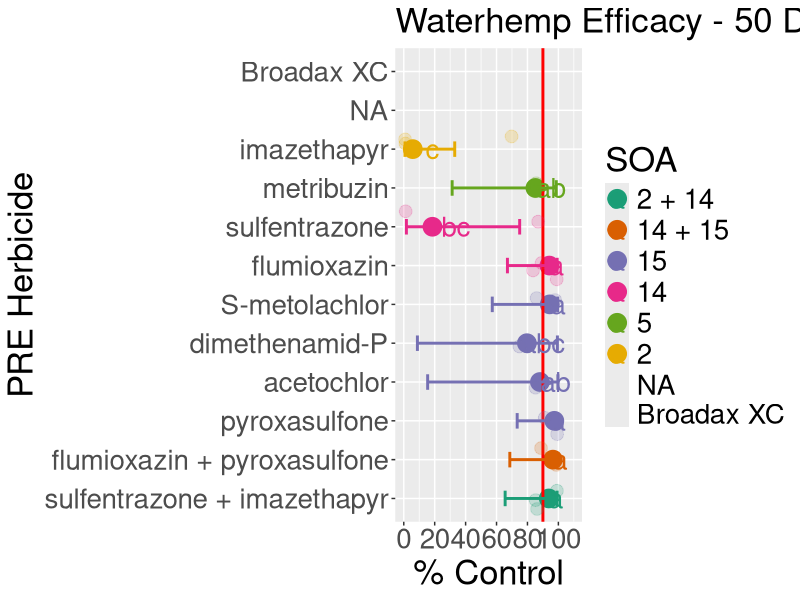
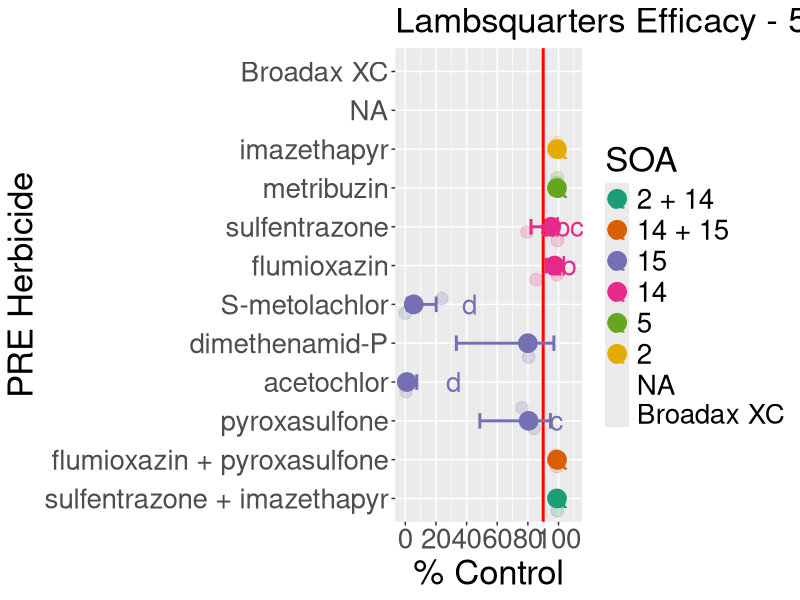
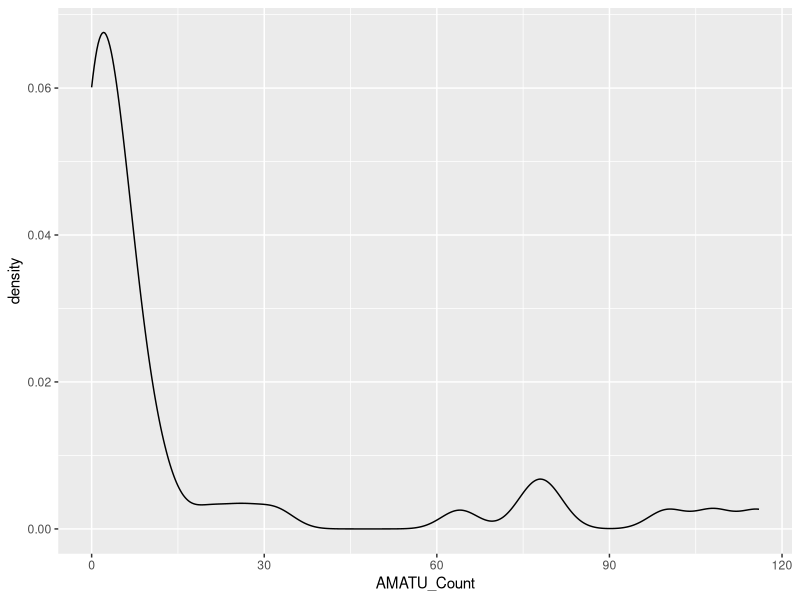
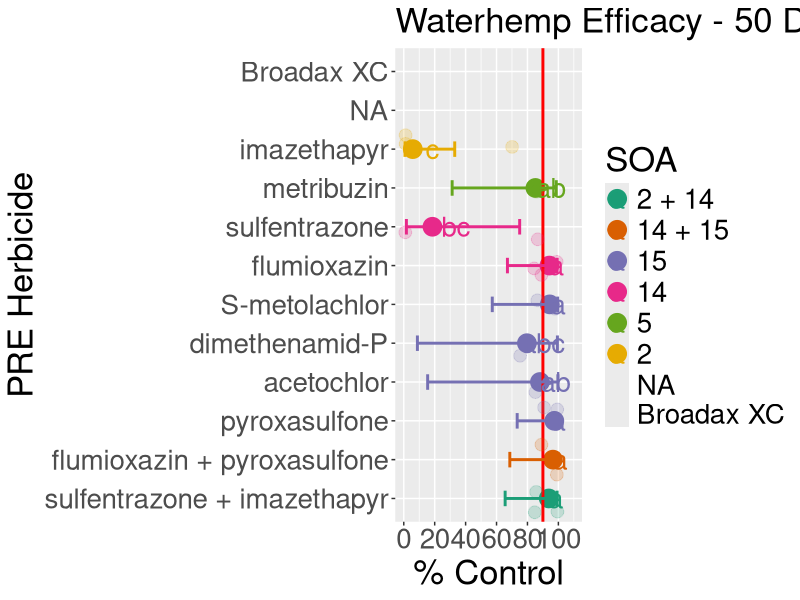
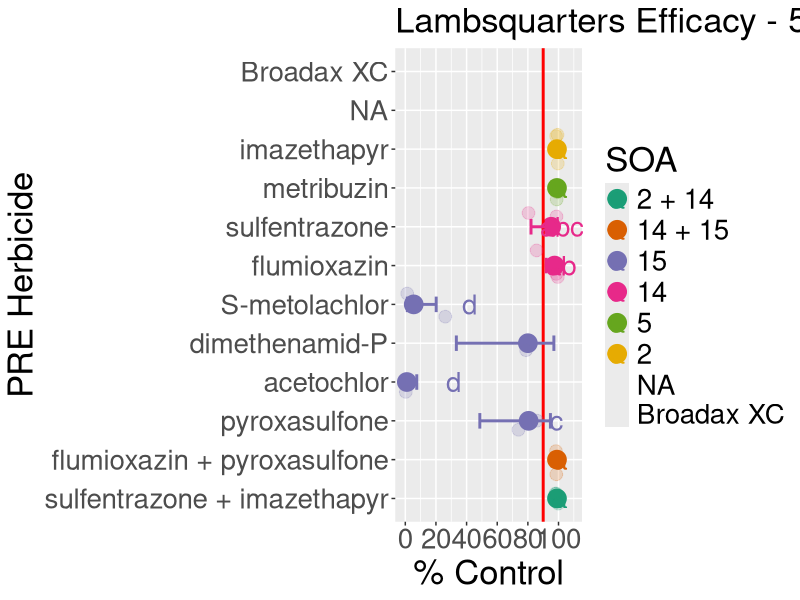

These figures' R source, in order: (Note: this script raises an error after producing the figures.)
## ---- chunk 1
library(car)
library(ggplot2)
library(emmeans)
library(lme4)
library(lmerTest)
library(tidyverse)
library(glmmTMB)
library(multcomp)
library(multcompView)
library(writexl)
## ---- chunk 2
getwd()
data1= read.csv(file="ShawnoHerb.csv")
str(data1)

#order= c("Authority Assist","Broadaxe XC","Fierce","Zidua","Warrant","Outlook","Dual II Magnum","Valor SX","Spartan","Tricor DF","Pursuit")
order= c("sulfentrazone + imazethapyr","sulfentrazone + S-metolachlor","flumioxazin + pyroxasulfone","pyroxasulfone","acetochlor","dimethenamid-P","S-metolachlor","flumioxazin","sulfentrazone","metribuzin","imazethapyr")
order1= c("2 + 14","14 + 15","14 + 15","15","15","15","15","14","14","5","2")
#order2= c("Authority Assist","Broadaxe XC","Fierce","Zidua","Warrant","Outlook","Dual II Magnum","Valor SX","Spartan","Tricor DF","Pursuit","Nontreated")
order2= c("sulfentrazone + imazethapyr","sulfentrazone + S-metolachlor","flumioxazin + pyroxasulfone","pyroxasulfone","acetochlor","dimethenamid-P","S-metolachlor","flumioxazin","sulfentrazone","metribuzin","imazethapyr","Nontreated")
order3= c("2 + 14","14 + 15","14 + 15","15","15","15","15","14","14","5","2","none")


## ---- chunk 3
data1= data1 %>%
  mutate(Rep = as.factor(Rep),
         Treatment = as.factor(Treatment),
         AMATU_Count= (AMATU_1 + AMATU_2)*2,#converted to 1m^2
         AMATU_EFF= round(AMATU_EFF/100,2),
         AMATU_EFF= case_when(
           AMATU_EFF == 1.00 ~ 0.99,
           AMATU_EFF == 0.00 ~ 0.01,
           TRUE ~ AMATU_EFF),
         CHEAL_EFF= round(CHEAL_EFF/100,2),
         CHEAL_EFF= case_when(
           CHEAL_EFF == 1.00 ~ 0.99,
           CHEAL_EFF == 0.00 ~ 0.01,
           TRUE ~ CHEAL_EFF),
         SOA = fct_recode(Herb,
                                 "2 + 14" = "Authority Assist",
                                 "14 + 15" = "Broadaxe XC",
                                 "14 + 15" = "Fierce",
                                 "15" = "Zidua",
                                 "15" = "Warrant",
                                 "14" = "Valor SX",
                                 "5" = "Tricor DF",
                                 "14" = "Spartan",
                                 "2" = "Pursuit",
                                 "15" = "Outlook",
                                 "15" = "Dual II Magnum",
                                 "none" = "Nontreated"),
         Herb= fct_recode(Herb,
                          "sulfentrazone + imazethapyr" = "Authority Assist",
                          "sulfentrazone + S-metolachlor" = "Broadaxe XC",
                                 "flumioxazin + pyroxasulfone" = "Fierce",
                                 "pyroxasulfone" = "Zidua",
                                 "acetochlor" = "Warrant",
                                 "flumioxazin" = "Valor SX",
                                 "metribuzin" = "Tricor DF",
                                 "sulfentrazone" = "Spartan",
                                 "imazethapyr" = "Pursuit",
                                 "dimethenamid-P" = "Outlook",
                                 "S-metolachlor" = "Dual II Magnum",
                                 "Nontreated" = "Nontreated"))%>%
  filter(!is.na(AMATU_Count))

data2= data1 %>%
  filter(!Herb == "Nontreated") %>%
  filter(!is.na(AMATU_EFF))%>%
  filter(!is.na(CHEAL_EFF))%>%
  filter(!is.na(AMATU_Bio))

## ---- chunk 4
# trying to figure out if I need to change analysis for the distribution
#ggplot(data2, aes(x= AMATU_EFF))+
  #geom_density()

#ggplot(data2, aes(x= sqrt(AMATU_EFF)))+
  #geom_density()

#AMATU_EFF.1= lmer(AMATU_EFF ~ Herb + (1|Rep), data= data2)
#AMATU_EFF.2= lmer(sqrt(AMATU_EFF) ~ Herb + (1|Rep), data= data2)
#AMATU_EFF.3= lmer(sqrt(AMATU_EFF) ~ Herb + (1|Rep), data= data2)

#qqnorm(resid(AMATU_EFF.1))
#qqnorm(resid(AMATU_EFF.2))

#plot(AMATU_EFF.1)
#plot(AMATU_EFF.2)
## ---- chunk 5
#AMATU_EFF= glmmTMB(AMATU_EFF ~ Herb + (1|Rep), beta_family(link = "logit"), data= data1)
AMATU_EFF= glmmTMB(logit(AMATU_EFF) ~ Herb + (1|Rep), family = "gaussian", data= data2)

glmmTMB:::Anova.glmmTMB(AMATU_EFF)
#Herbicide significant

summary(AMATU_EFF)
## ---- chunk 6
AMATU_EFF_means= emmeans(AMATU_EFF, ~ Herb, contr="pairwise", type= "response", adjust="none", alpha= 0.05)

AMATU_EFF_cld <- cld(AMATU_EFF_means$emmean, alpha=0.05, Letters=letters, adjust="none", sort=TRUE, reverse=TRUE)
## ---- chunk 7
AMATU_EFF_cld = as_tibble(AMATU_EFF_cld) %>%
  mutate(Herb= factor(Herb, levels= order),
         SOA = fct_recode(Herb,
                                 "2 + 14" = "sulfentrazone + imazethapyr",
                                 "14 + 15" = "sulfentrazone + S-metolachlor",
                                 "14 + 15" = "flumioxazin + pyroxasulfone",
                                 "15" = "pyroxasulfone",
                                 "15" = "acetochlor",
                                 "14" = "flumioxazin",
                                 "5" = "metribuzin",
                                 "14" = "sulfentrazone",
                                 "2" = "imazethapyr",
                                 "15" = "dimethenamid-P",
                                 "15" = "S-metolachlor"))

## ---- chunk 8
AMATU_EFF_Fig= ggplot(AMATU_EFF_cld, aes(x= Herb, y= response*100, colour= SOA))+
  geom_point(size= 6) +
  geom_hline(yintercept= 90, color= "red", size=1) +
  geom_text(aes(label= .group), nudge_y = c(5,7,7,8,7,7,10,10,8,10,5), size =7) +
  geom_errorbar(aes(ymin= lower.CL*100, ymax= upper.CL*100, width= 0.4), size= 1)+
  geom_jitter(data= data2, mapping= aes(y=AMATU_EFF*100), alpha=0.2, size= 4) +
  #guides(fill = guide_legend(reverse = TRUE)) +
  theme(#legend.position = "none",
        legend.text = element_text(size= 20),
        legend.title = element_text(size= 25),
        plot.title = element_text(size= 25),
        axis.text.x = element_text(size = 20),
        axis.text.y = element_text(size = 20),
        axis.title.x = element_text(size = 25),
        axis.title.y = element_text(size = 25)) +
  coord_flip() +
  scale_color_brewer(palette= "Dark2") +
  scale_y_continuous("% Control", breaks= c(0,20,40,60,80,100), limits= c(0,110)) + 
  #scale_fill_discrete(guide_legend(reverse = FALSE)) +
  labs(title = "Waterhemp Efficacy - 50 DAT", x = "PRE Herbicide", y =  "% Control")

AMATU_EFF_Fig

ggsave("Waterhemp_Efficacy.jpeg", plot= AMATU_EFF_Fig, height= 8, width= 12, dpi = 300)

## ---- chunk 9
CHEAL_EFF= glmmTMB(logit(CHEAL_EFF) ~ Herb + (1|Rep), family= "gaussian" ,data= data2)

glmmTMB:::Anova.glmmTMB(CHEAL_EFF)
#Herbicide significant

summary(CHEAL_EFF)
## ---- chunk 10
CHEAL_EFF_means= emmeans(CHEAL_EFF, ~ Herb, contr="pairwise", type= "response", adjust="none", alpha= 0.05)

CHEAL_EFF_cld <- cld(CHEAL_EFF_means$emmean, alpha=0.05, Letters=letters, adjust="none", sort=TRUE, reverse=TRUE)
## ---- chunk 11
CHEAL_EFF_cld = as_tibble(CHEAL_EFF_cld) %>%
  mutate(Herb= factor(Herb, levels= order),
  SOA = fct_recode(Herb,
                                 "2 + 14" = "sulfentrazone + imazethapyr",
                                 "14 + 15" = "sulfentrazone + S-metolachlor",
                                 "14 + 15" = "flumioxazin + pyroxasulfone",
                                 "15" = "pyroxasulfone",
                                 "15" = "acetochlor",
                                 "14" = "flumioxazin",
                                 "5" = "metribuzin",
                                 "14" = "sulfentrazone",
                                 "2" = "imazethapyr",
                                 "15" = "dimethenamid-P",
                                 "15" = "S-metolachlor"))
## ---- chunk 12
CHEAL_EFF_Fig= ggplot(CHEAL_EFF_cld, aes(x= Herb, y= response*100, color= SOA))+
  geom_point(size= 6) +
  geom_hline(yintercept= 90, color= "red", size=1) +
  geom_text(aes(label= .group), nudge_y = c(7,7,7,7,7,7,7,13,30,26,20), size =7) +
  geom_errorbar(aes(ymin= lower.CL*100, ymax= upper.CL*100, width= 0.4), size=1)+
  geom_jitter(data= data2, mapping= aes(y=CHEAL_EFF*100), alpha=0.2, size= 4) +
  theme(#legend.position = "none",
        legend.text = element_text(size= 20),
        legend.title = element_text(size= 25),
        plot.title = element_text(size= 25),
        axis.text.x = element_text(size = 20),
        axis.text.y = element_text(size = 20),
        axis.title.x = element_text(size = 25),
        axis.title.y = element_text(size = 25)) +
  coord_flip() +
  scale_color_brewer(palette= "Dark2") +
  scale_y_continuous("% Control", breaks= c(0,20,40,60,80,100), limits= c(-1,110)) +
  labs(title = "Lambsquarters Efficacy - 50 DAT", x = "PRE Herbicide", y =  "% Control")

CHEAL_EFF_Fig

ggsave("Lambsquarters_Efficacy.jpeg", plot= CHEAL_EFF_Fig, height= 8, width= 12, dpi = 300)
## ---- chunk 13
ggplot(data1, aes(x= AMATU_Count))+
  geom_density()
## ---- chunk 14
#AMATU_Count= lmer(AMATU_Count ~ Herb + (1|Rep), data = data1)

#qqnorm(resid(AMATU_Count))
#plot(AMATU_Count)

#Sqrt transformation
#AMATU_Count1= lmer(sqrt(AMATU_Count) ~ Herb + (1|Rep), data= data1)

#qqnorm(resid(AMATU_Count1))
#plot(AMATU_Count1)
#assumptions for normality and homogenous variance of residuals better met

#anova(AMATU_Count1)

#Poisson distribution
AMATU_Count2= glmmTMB(AMATU_Count~ Herb + (1|Rep), data = data1, family = poisson(link="log"))

glmmTMB:::Anova.glmmTMB(AMATU_Count2)
#Herbicide was significant
## ---- chunk 15
AMATU_Count_means= emmeans(AMATU_Count2, ~ Herb, contr="pairwise", type= "response", adjust="none", alpha= 0.05)

AMATU_Count_cld <- cld(AMATU_Count_means$emmean, alpha=0.05, Letters=letters, adjust="none", sort=TRUE, reverse=FALSE)
## ---- chunk 16
AMATU_Count_cld = as_tibble(AMATU_Count_cld) %>%
  mutate(Herb= factor(Herb, levels= order2),
  SOA = fct_recode(Herb,
                                 "none" = "Nontreated",
                                 "2 + 14" = "sulfentrazone + imazethapyr",
                                 "14 + 15" = "sulfentrazone + S-metolachlor",
                                 "14 + 15" = "flumioxazin + pyroxasulfone",
                                 "15" = "pyroxasulfone",
                                 "15" = "acetochlor",
                                 "14" = "flumioxazin",
                                 "5" = "metribuzin",
                                 "14" = "sulfentrazone",
                                 "2" = "imazethapyr",
                                 "15" = "dimethenamid-P",
                                 "15" = "S-metolachlor"))
## ---- chunk 17

label.text = bquote('Waterhemp Density'~(Plants~m^-2))

AMATU_Count_Fig= ggplot(AMATU_Count_cld, aes(x= Herb, y= rate, color= SOA))+
  geom_point(size= 6) +
  geom_text(aes(label= .group), nudge_y = c(15,15,15,20,15,20,15,15,15,15,37,55), size = 7) +
  geom_errorbar(aes(ymin= lower.CL, ymax= upper.CL, width= 0.4), size= 1)+
  geom_jitter(data= data1, mapping= aes(y=AMATU_Count), alpha=0.2, size= 4) +
  theme(#legend.position = "none",
        legend.text = element_text(size= 20),
        legend.title = element_text(size= 25),
        plot.title = element_text(size= 25),
        axis.text.x = element_text(size = 20),
        axis.text.y = element_text(size = 20),
        axis.title.x = element_text(size = 25),
        axis.title.y = element_text(size = 25)) +
  coord_flip() +
  scale_color_brewer(palette= "Dark2") +
  scale_y_continuous(label.text, breaks= c(0,30,60,90,120,150), limits= c(-1,160)) + 
  #scale_x_discrete(limits= c("Zidua","Warrant","Valor SX","Tricor DF","Spartan","Pursuit","Outlook","Fierce","Dual II Magnum","Broadaxe XC","Authority Assist", "Nontreated")) +
  labs(title = "Waterhemp Density - 50 DAT", x = "PRE Herbicide")

AMATU_Count_Fig

 ggsave("Waterhemp_Density.jpeg", plot= AMATU_Count_Fig, height= 8, width= 12, dpi = 300)
## ---- chunk 18
#bio.mod= lmer(AMATU_Bio ~ Herb + (1|Rep), data= data1)

#qqnorm(resid(bio.mod))
#plot(bio.mod)


bio.mod1= lmer(sqrt(AMATU_Bio) ~ Herb + (1|Rep), data= data1)

qqnorm(resid(bio.mod1))
plot(bio.mod1)
#assumptions better met with sqrt transformation
## ---- chunk 19
anova(bio.mod1)
#herbicide significant
## ---- chunk 20
AMATU_Bio_means= lsmeans(bio.mod1, ~ Herb, contr="pairwise", type= "response", adjust="none", alpha= 0.05)

AMATU_Bio_cld <- cld(AMATU_Bio_means$lsmeans, alpha=0.05, Letters=letters, adjust="none", sort=TRUE, reverse=FALSE)
## ---- chunk 21
AMATU_Bio_cld = as_tibble(AMATU_Bio_cld) %>%
  mutate(Herb= factor(Herb, levels= order2),
  SOA = fct_recode(Herb,
                                 "none" = "Nontreated",
                                 "2 + 14" = "sulfentrazone + imazethapyr",
                                 "14 + 15" = "sulfentrazone + S-metolachlor",
                                 "14 + 15" = "flumioxazin + pyroxasulfone",
                                 "15" = "pyroxasulfone",
                                 "15" = "acetochlor",
                                 "14" = "flumioxazin",
                                 "5" = "metribuzin",
                                 "14" = "sulfentrazone",
                                 "2" = "imazethapyr",
                                 "15" = "dimethenamid-P",
                                 "15" = "S-metolachlor"))
## ---- chunk 22
label.text1 = bquote('Waterhemp Biomass'~(g~m^-2))

AMATU_Bio_Fig= ggplot(AMATU_Bio_cld, aes(x= Herb, y= response, color= SOA))+
  geom_point(size= 6) +
  geom_text(aes(label= .group), nudge_y = c(5,5,5,5,7,7,8,7,8,8,17,25), size = 7) +
  geom_errorbar(aes(ymin= lower.CL, ymax= upper.CL, width= 0.4), size= 1)+
  geom_jitter(data= data1, mapping= aes(y=AMATU_Bio), alpha=0.2, size= 4) +
  theme(#legend.position = "none",
        legend.text = element_text(size= 20),
        legend.title = element_text(size= 25),
        plot.title = element_text(size= 25),
        axis.text.x = element_text(size = 20),
        axis.text.y = element_text(size = 20),
        axis.title.x = element_text(size = 25),
        axis.title.y = element_text(size = 25)) +
  coord_flip() +
  scale_color_brewer(palette= "Dark2") +
  scale_y_continuous(label.text1, breaks= c(0,20,40,60,80), limits= c(-1,85)) + 
  #scale_x_discrete(limits= c("Zidua","Warrant","Valor SX","Tricor DF","Spartan","Pursuit","Outlook","Fierce","Dual II Magnum","Broadaxe XC","Authority Assist", "Nontreated")) +
  labs(title = "Waterhemp Biomass - 50 DAT", x = "PRE Herbicide")

AMATU_Bio_Fig

ggsave("Waterhemp_Biomass.jpeg", plot= AMATU_Bio_Fig, height= 8, width= 12, dpi = 300)
## ---- chunk 23
write.csv(AMATU_EFF_cld,"C:/Users/Kolby Grint/OneDrive/Data and Figures/NPM-Herbicide-Efficacy\\Waterhemp Efficacy.csv")
write.csv(CHEAL_EFF_cld,"C:/Users/Kolby Grint/OneDrive/Data and Figures/NPM-Herbicide-Efficacy\\Lambsquarters Efficacy.csv")
write.csv(AMATU_Count_cld,"C:/Users/Kolby Grint/OneDrive/Data and Figures/NPM-Herbicide-Efficacy\\Waterhemp Density.csv")
write.csv(AMATU_Bio_cld,"C:/Users/Kolby Grint/OneDrive/Data and Figures/NPM-Herbicide-Efficacy\\Waterhemp Biomass.csv")
